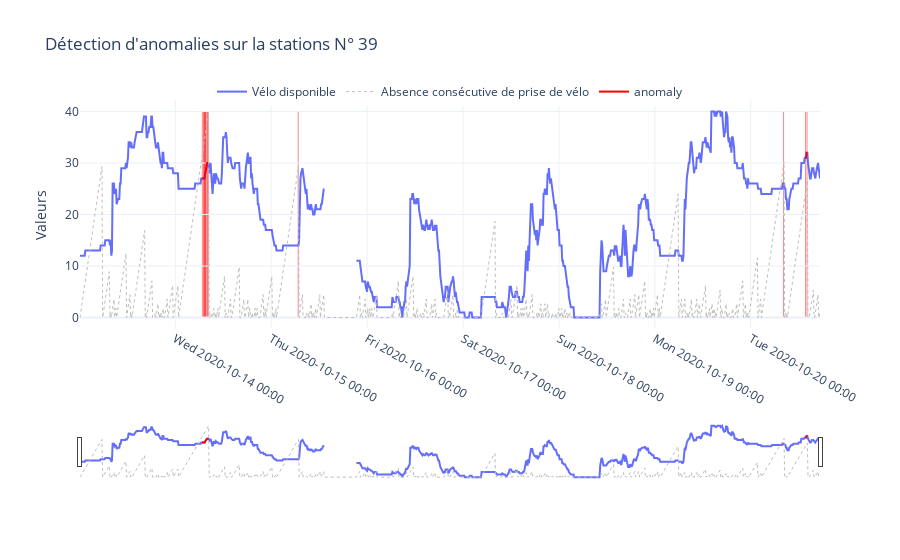

The cell this chart's notebook holds for it:
### Code cell
plot_station_anomalies(data=station_df, clf=clf, station_id=station_id)

### Figure 1 — Plotly figure (JSON) as saved in the notebook; plotly's stock layout.template omitted (floating-point values rounded to 4 significant figures; data arrays with more than 128 entries replaced by an {"elided": "..."} marker saying what was removed)
{"data": [{"line": {"width": 2}, "mode": "lines", "name": "Vélo disponible", "type": "scatter", "x": {"elided": "1112 str values"}, "y": {"elided": "1112 int values"}}, {"line": {"color": "rgba(189,189,189,1)", "dash": "dot", "width": 1}, "mode": "lines", "name": "Absence consécutive de prise de vélo", "type": "scatter", "x": {"elided": "1112 str values"}, "y": {"elided": "1112 int values"}, "yaxis": "y2"}, {"connectgaps": false, "line": {"color": "red", "width": 2}, "mode": "lines", "name": "anomaly", "text": "x", "type": "scatter", "x": {"elided": "1112 str values"}, "y": {"elided": "1112 int values"}}], "layout": {"hovermode": "x", "legend": {"orientation": "h", "x": 0.5, "xanchor": "center", "y": 1.1, "yanchor": "top"}, "shapes": [{"fillcolor": "red", "layer": "below", "line": {"width": 0}, "opacity": 0.7, "type": "rect", "x0": "2020-10-14T06:40:00", "x1": "2020-10-14T06:50:00", "xref": "x", "y0": 0, "y1": 40, "yref": "y"}, {"fillcolor": "red", "layer": "below", "line": {"width": 0}, "opacity": 0.7, "type": "rect", "x0": "2020-10-14T07:00:00", "x1": "2020-10-14T07:50:00", "xref": "x", "y0": 0, "y1": 40, "yref": "y"}, {"fillcolor": "red", "layer": "below", "line": {"width": 0}, "opacity": 0.7, "type": "rect", "x0": "2020-10-14T08:00:00", "x1": "2020-10-14T08:20:00", "xref": "x", "y0": 0, "y1": 40, "yref": "y"}, {"fillcolor": "red", "layer": "below", "line": {"width": 0}, "opacity": 0.7, "type": "rect", "x0": "2020-10-15T06:40:00", "x1": "2020-10-15T06:50:00", "xref": "x", "y0": 0, "y1": 40, "yref": "y"}, {"fillcolor": "red", "layer": "below", "line": {"width": 0}, "opacity": 0.7, "type": "rect", "x0": "2020-10-20T08:10:00", "x1": "2020-10-20T08:20:00", "xref": "x", "y0": 0, "y1": 40, "yref": "y"}, {"fillcolor": "red", "layer": "below", "line": {"width": 0}, "opacity": 0.7, "type": "rect", "x0": "2020-10-20T13:40:00", "x1": "2020-10-20T13:50:00", "xref": "x", "y0": 0, "y1": 40, "yref": "y"}, {"fillcolor": "red", "layer": "below", "line": {"width": 0}, "opacity": 0.7, "type": "rect", "x0": "2020-10-20T14:00:00", "x1": "2020-10-20T14:10:00", "xref": "x", "y0": 0, "y1": 40, "yref": "y"}], "showlegend": true, "title": {"text": "Détection d'anomalies sur la stations N° 39"}, "xaxis": {"rangeslider": {"visible": true}, "tickformat": "%a %Y-%m-%d %H:%M", "type": "date"}, "yaxis": {"title": {"text": "Valeurs"}}, "yaxis2": {"overlaying": "y", "side": "right", "visible": false}}}
